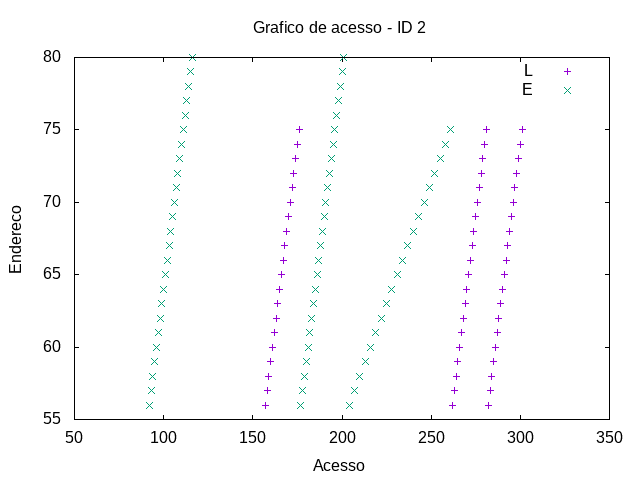

Write the gnuplot code that produced this figure.
set term png
set output "../out/soma-acesso-2.png"
set title "Grafico de acesso - ID 2"
set xlabel "Acesso"
set ylabel "Endereco"
plot "../out/soma-acesso-0-2.gpdat" u 2:4 w points t "L", "../out/soma-acesso-1-2.gpdat" u 2:4 w points t "E"
